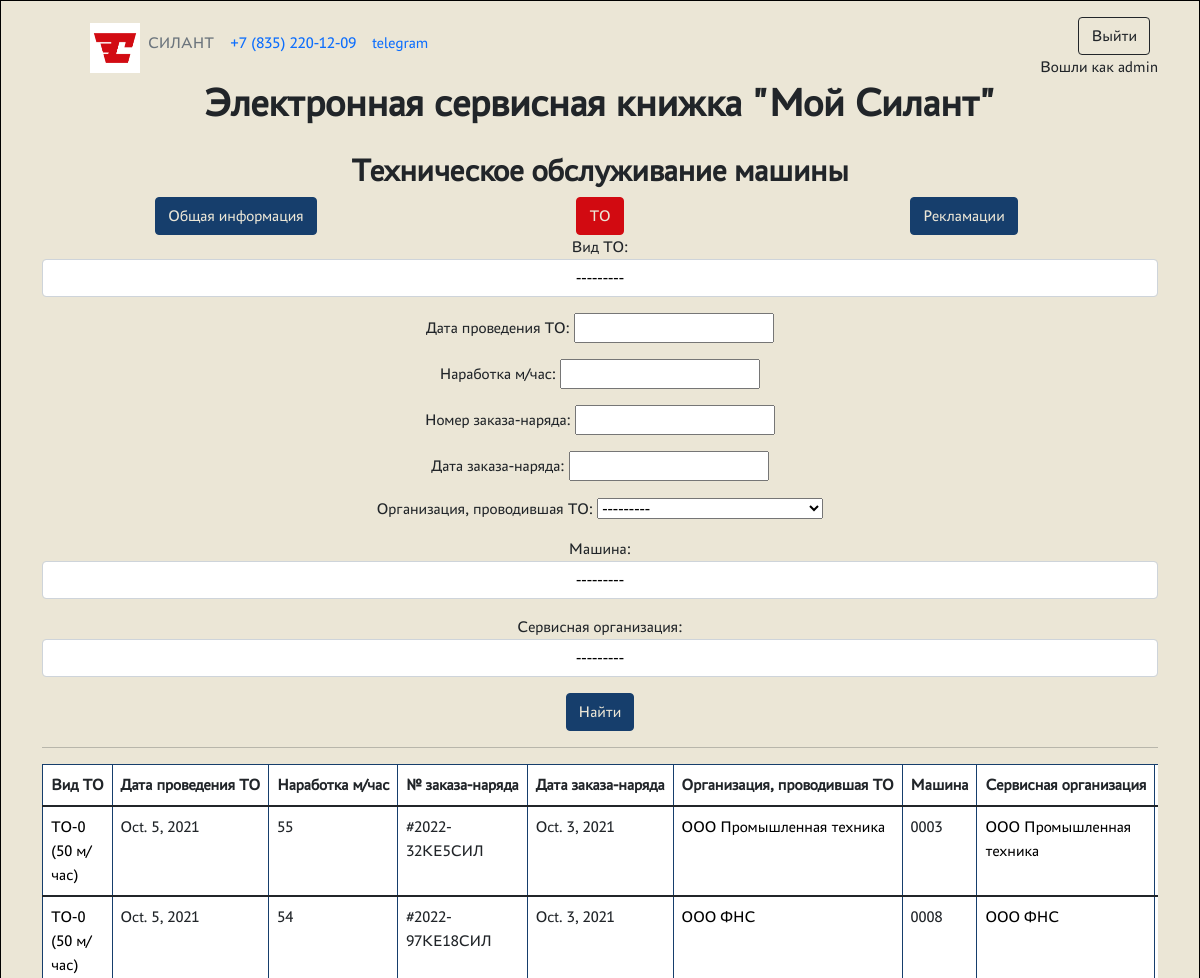
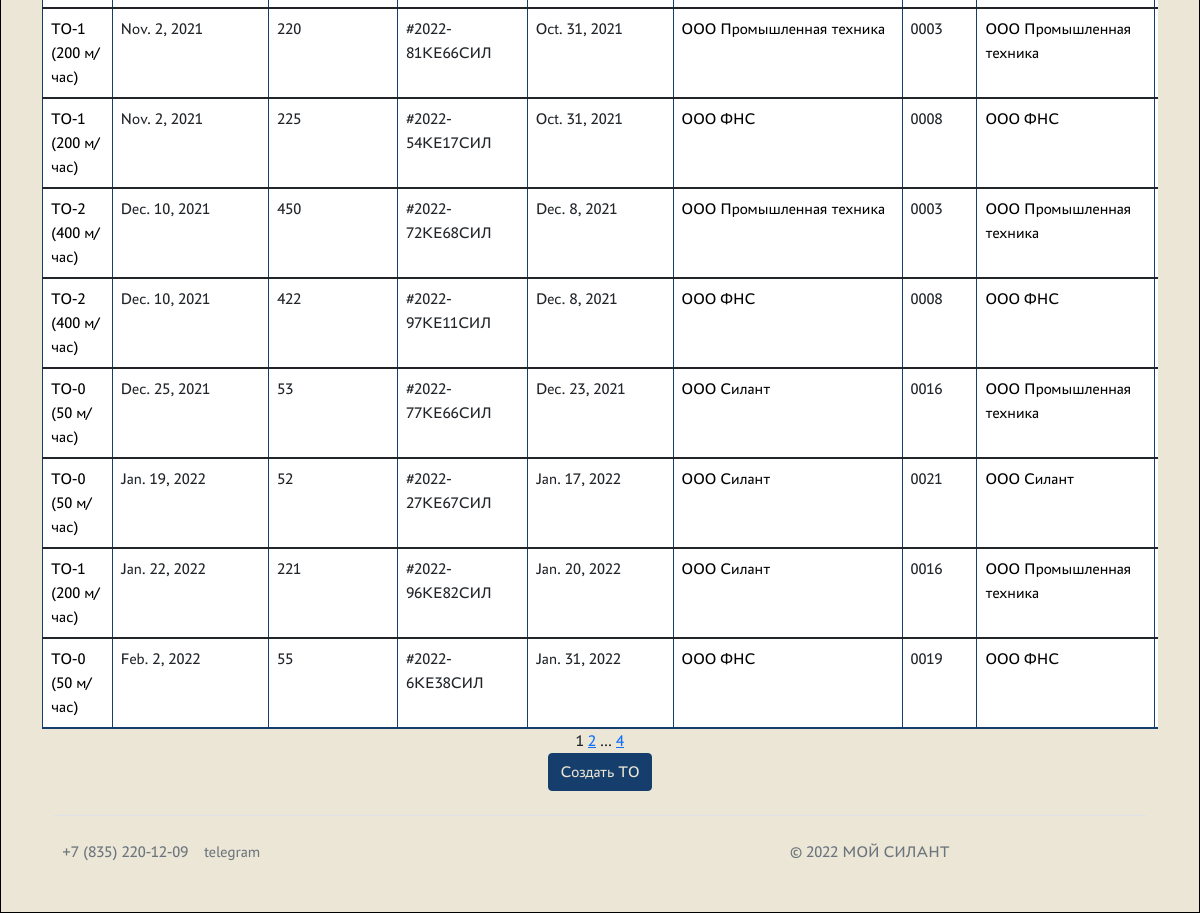
Page /cars/maintenances/ (signed in) on the committed database (2 pictures, top to bottom).
### backend/models.py (models this page shows, shortened)
class Maintenance(models.Model):
    type_maintenance = models.ForeignKey(Type_maintenance, on_delete=models.CASCADE, verbose_name='Вид ТО')
    maintenance_date = models.DateField(verbose_name='Дата проведения ТО')
    operating_time = models.IntegerField(verbose_name='Наработка м/час')
    order = models.TextField(max_length=55, verbose_name='Номер заказа-наряда')
    order_date = models.DateField(verbose_name='Дата заказа-наряда')
    organization_maintenance = models.ForeignKey(Organization_maintenance, on_delete=models.CASCADE, verbose_name='Организация, проводившая ТО')
    car = models.ForeignKey(Car, on_delete=models.CASCADE, verbose_name='Машина')
    service_company = models.ForeignKey(Service_company, on_delete=models.CASCADE,verbose_name='Сервисная компания')
    class Meta:
        verbose_name = 'ТО'
        verbose_name_plural = 'ТО'
        ordering = ['maintenance_date']
        permissions = (
            ('view_maintenance_noclient', 'maintenance view no client'),
            ('view_maintenance_noservice', 'Can view no service')
        )

class Base_dictionary(models.Model):
    name = models.TextField(unique=True, verbose_name='Название')
    description = models.TextField(blank=True, verbose_name='Описание')
    class Meta:
        abstract = True
    def __str__(self):
        return f'{self.name}'

class Type_maintenance(Base_dictionary):
    class Meta:
        verbose_name = 'Вид ТО'
        verbose_name_plural = 'Виды ТО'

class Organization_maintenance(Base_dictionary):
    class Meta:
         verbose_name = 'Организация, проводившая ТО'
         verbose_name_plural = 'Организации, проводившие ТО'

class Car(models.Model):
    serial_number = models.TextField(max_length=55, unique=True, db_index=True, verbose_name='Зав. № машины')
    technique_model = models.ForeignKey(Technique_model, on_delete=models.CASCADE, db_index=True, verbose_name='Модель техники')
    engine_model = models.ForeignKey(Engine_model, on_delete=models.CASCADE, db_index=True, verbose_name='Модель двигателя')
    engine_number = models.TextField(max_length=55, verbose_name='Зав. № двигателя')
    transmission_model = models.ForeignKey(Transmission_model, on_delete=models.CASCADE, db_index=True, verbose_name='Модель трансмиссии')
    transmission_number = models.TextField(max_length=55, verbose_name='Зав. № трансмиссии')
    drive_axle_model = models.ForeignKey(Drive_axle_model, on_delete=models.CASCADE, db_index=True, verbose_name='Модель ведущего моста')
    drive_axle_number = models.TextField(max_length=55, verbose_name='Зав. № ведущего моста')
    steerable_axle_model = models.ForeignKey(Steerable_axle_model, on_delete=models.CASCADE, db_index=True, verbose_name='Модель управляемого моста')
    steerable_axle_number = models.TextField(max_length=55, verbose_name='Зав. № управляемого моста')
    supply_contract = models.TextField(max_length=55, blank=True, verbose_name='Договор поставки №, дата.')
    shipping_date = models.DateField(db_index=True, verbose_name='Дата отгрузки с завода')
    consignee = models.TextField(max_length=55, blank=True, verbose_name='Грузополучатель (конечный потребитель)')
    delivery_address = models.TextField(max_length=255, blank=True, verbose_name='Адрес поставки (эксплуатации)')
    equipment = models.TextField(max_length=255, blank=True, verbose_name='Комплектация (доп. опции)')
    client = models.ForeignKey(Client, on_delete=models.CASCADE, null=True, blank=True, verbose_name='Клиент')
    service_company = models.ForeignKey(Service_company, on_delete=models.CASCADE, blank=True, verbose_name='Сервисная организация')
    def __str__(self):
        return f'{self.serial_number}'
    class Meta:
        verbose_name = 'Машины'
        verbose_name_plural = 'Машины'
        ordering = ['shipping_date']
        permissions = (
            ('view_car_noclient', 'Can view no client'),
            ('view_car_noservice', 'Can view no service')
        )

class Service_company(Base_dictionary):
    class Meta:
        verbose_name = 'Сервисная компания'
        verbose_name_plural = 'Сервисные компании'
    user = models.OneToOneField(User, on_delete=models.CASCADE, verbose_name='Имя пользователя')

### backend/views.py (the view)
# urls.py: path('maintenances/', MaintenanceListView.as_view()),
class MaintenanceListView(PermissionRequiredMixin, ListView):
    model = Maintenance
    ordering = 'order_date'
    template_name = 'maintenance/maintenances.html'
    permission_required = ('silant.view_maintenance',)
    context_object_name = 'maintenances'
    paginate_by = 10
    def get_queryset(self):
        queryset = super().get_queryset()
        if self.request.user.is_authenticated:
            if self.request.user.has_perm('silant.view_maintenance_noclient') == False:
                queryset = Maintenance.objects.filter(car__client__user=self.request.user)
            else:
                if self.request.user.has_perm('silant.view_maintenance_noservice') == False:
                    queryset = Maintenance.objects.filter(service_company__user=self.request.user)
            self.filterset = MaintenanceFilter(self.request.GET, queryset)
        else:
            if not bool(self.request.GET):
                queryset = Maintenance.objects.none()
        return self.filterset.qs
    def get_context_data(self, **kwargs):
        context = super().get_context_data(**kwargs)
        context['filterset'] = self.filterset
        return context

### templates/maintenance/maintenances.html (shortened to what this page needs)
{% extends 'flatpages/default.html' %}
{% block content %}
    <h2><b>Техническое обслуживание машины</b></h2>
    {% if user.is_authenticated %}
    <div class='container'>
        <div class='row'>
        <div class='col'>
            <a class='btn btn-silant-blue' href='/cars/'>Общая информация</a>
        </div>
        <div class='col'>
            <a class='btn btn-silant-red'>ТО</a>
        </div>
        <div class='col'>
            <a class='btn btn-silant-blue' href='/cars/complaints/?car={{maintenance.car.id}}'>Рекламации</a>
        </div>
        </div>
    </div>
    {% endif %}
    <form action='' method='get'>
            {{ filterset.form.as_p }}
            <input class='btn btn-silant-blue' type='submit' value='Найти' />
        </form>
    <hr>
    {% if maintenances %}
        <table class='table'>
            <thead>
                <tr>
                    <th scope='col'>Вид ТО</td>
                    <th scope='col'>Дата проведения ТО</td>
                    <th scope='col'>Наработка м/час</td>
                    <th scope='col'>№ заказа-наряда</td>
                    <th scope='col'>Дата заказа-наряда</td>
                    <th scope='col'>Организация, проводившая ТО</td>
                    <th scope='col'>Машина</td>
                    <th scope='col'>Сервисная организация</td>
                    {% if perms.silant.change_maintenance %}
                        <th scope='col'>Операции</td>
                    {% endif %}
                </tr>
            </thead>
            {% for maintenance in maintenances %}
                <tbody>
                    <tr>
                        <td><a href='dictionary/typeMaintenance/{{maintenance.type_maintenance.id}}/'>{{ maintenance.type_maintenance }}</a></td>
                        <td>{{ maintenance.maintenance_date }}</a></td>
                        <td>{{ maintenance.operating_time }}</a></td>
                        <td>{{ maintenance.order }}</td>
                        <td>{{ maintenance.order_date }}</a></td>
                        <td><a href='dictionary/organizationMaintenance/{{maintenance.organization_maintenance.id}}/'>{{ maintenance.organization_maintenance }}</a></td>
                        <td>{{ maintenance.car }}</a></td>
                        <td><a href='dictionary/serviceCompany/{{maintenance.service_company.id}}/'>{{ maintenance.service_company }}</a></td>
                        {% if perms.silant.change_maintenance %}
                            <td>
                            </td>
                        {% endif %}
                    </tr>
                </tbody>
            {% endfor %}
        </table>
    {% else %}
        <h2>Данных пока нет</h2>
    {% endif %}
    {{ page_obj.number }}
    {% if page_obj.has_next %}
        <a href='?page={{ page_obj.next_page_number }}'>{{ page_obj.next_page_number }}</a>
        {% if paginator.num_pages != page_obj.next_page_number %}
            ...
            <a href='?page={{ page_obj.paginator.num_pages }}'>{{ page_obj.paginator.num_pages }}</a>
        {% endif %}
    {% endif %}
    <div class='container'>
        <div class='row'>
            {% if perms.silant.add_maintenance %}
                <div class='col'>
                    <a class='btn btn-silant-blue' href='/cars/maintenances/create/'>Создать ТО</a>
                </div>
            {% endif %}
        </div>
    </div>
{% endblock content %}

### templates/flatpages/default.html (shortened to what this page needs)
<!DOCTYPE html>
{% load static %}
<html lang="ru">
<head>
    <link href="{% static 'css/styles.css' %}" rel="stylesheet" />
    <link href="{% static 'css/custom.css' %}" rel="stylesheet" />
</head>
<body>
    <div class="wrapper">
        <header class="p-3 bg-silant-sands text-header">
            <div class="container">
                <div class="d-flex flex-wrap align-items-center justify-content-center justify-content-lg-start">
                    <a href="/" class="d-flex align-items-center mb-2 mb-lg-0 text-header text-decoration-none">
                        <svg class="bi me-2" width="40" height="32" role="img" aria-label="Bootstrap"><use xlink:href="#bootstrap"></use></svg>
                    </a>
                    <ul class="nav col-12 col-lg-auto me-lg-auto mb-2 justify-content-center mb-md-0">
                        <li><img width="50px" height="50px" src="{% static 'media/LogotypeRed.jpg' %}"></li>
                        <li><a href="/cars/" class="nav-link px-2 text-secondary">СИЛАНТ</a></li>
                        <li><a href="tel:88352201209" class="nav-link px-2 text-header">+7 (835) 220-12-09</a></li>
                        <li><a href="https://t.me/chzsa21" class="nav-link px-2 text-header">telegram</a></li>
                    </ul>
                    <div class="text-end">
                        {% if user.is_authenticated %}
                            <ul class="navbar-nav ms-auto">
                                <li class="nav-item">
                                    <a class="btn btn-outline-dark me-2 text-header" href="/accounts/logout/">Выйти</a>
                                </li>
                            </ul>
                            Вошли как {{ request.user.username }}
                        {% else %}
                            <ul class="navbar-nav ms-auto">
                                <li class="nav-item">
                                    <a class="btn btn-outline-dark me-2" href="/accounts/login/">Войти</a>
                                </li>
                            </ul>
                        {% endif %}
                    </div>
                </div>
                <div class="nav col-12 col-lg-auto me-lg-auto mb-2 justify-content-center mb-md-0">
                    <h1><b>Электронная сервисная книжка "Мой Силант"</b></h1>
                </div>
            </div>
        </header>
        <div class="container">
            <div class="row">
                <div class="col-lg-12 text-center">
                    {% block content %}{% endblock content %}
                </div>
            </div>
            <div class="container">
                <footer class="d-flex flex-wrap justify-content-between align-items-end py-3 my-4 border-top">
                    <ul class="nav col-md-4 justify-content-start mb-0 position-relative z-index-1">
                        <li class="nav-item"><a href="tel:88352201209" class="nav-link px-2 text-muted">+7 (835) 220-12-09</a></li>
                        <li class="nav-item"><a href="https://t.me/chzsa21" class="nav-link px-2 text-muted">telegram</a></li>
                    </ul>
                    <p class="col-md-4 mb-0 text-muted p-2 m-0">© 2022 МОЙ СИЛАНТ</p>
                </footer>
            </div>
        </div>
    </body>
</html>

### static/css/custom.css (style rules this page uses)
:root { --silant-blue: #163e6c; --silant-red: #d20a11; --silant-sands: #ebe6d6; }
body { font-family: "PT-Astra-Sans_Regular"; background-color: var(--silant-sands); }
.btn-silant-red { color: var(--silant-sands); background-color: var(--silant-red); border-color: var(--silant-red); }
.btn-silant-blue { color: var(--silant-sands); background-color: var(--silant-blue); border-color: var(--silant-blue); }
.container { overflow: auto; background-color: var(--silant-sands); }
.table { background-color: white; border-bottom: 1px solid var(--silant-blue); border-top: 1px solid var(--silant-blue); border-collapse: collapse; text-align: left; border-spacing: 0; display: block; overflow-x: auto; max-width: fit-content; margin: auto; }
th { border-bottom: 1px solid var(--silant-blue); padding: 2px 2px; white-space: nowrap; }
table a { text-decoration: none; color: black; }
th,td { padding: 2px 5px; border-right: 1px solid var(--silant-blue); border-left: 1px solid var(--silant-blue); }
tr:nth-child(odd) { background: white; }
.wrapper { display: -webkit-flex; display: flex; flex-direction: column; min-height: 100%; margin: 0 auto; border: 1px solid black; }
header { background-color: var(--silant-sands); }
@media (max-width: 1920px) { html { font-size: 19px; } }
@media (max-width: 1366px) { html { font-size: 18px; } }
@media (max-width: 1536px) { html { font-size: 17px; } }
@media (max-width: 1440px) { html { font-size: 16px; } }

### rows in the picture
Maintenance: type_maintenance "ТО-0 (50 м/час)", maintenance_date "Oct. 5, 2021", operating_time "55", order "#2022-32КЕ5СИЛ", order_date "Oct. 3, 2021", organization_maintenance "ООО Промышленная техника", car "0003", service_company "ООО Промышленная техника"
Maintenance: type_maintenance "ТО-0 (50 м/час)", maintenance_date "Oct. 5, 2021", operating_time "54", order "#2022-97КЕ18СИЛ", order_date "Oct. 3, 2021", organization_maintenance "ООО ФНС", car "0008", service_company "ООО ФНС"
Maintenance: type_maintenance "ТО-1 (200 м/час)", maintenance_date "Nov. 2, 2021", operating_time "220", order "#2022-81КЕ66СИЛ", order_date "Oct. 31, 2021", organization_maintenance "ООО Промышленная техника", car "0003", service_company "ООО Промышленная техника"
Maintenance: type_maintenance "ТО-1 (200 м/час)", maintenance_date "Nov. 2, 2021", operating_time "225", order "#2022-54КЕ17СИЛ", order_date "Oct. 31, 2021", organization_maintenance "ООО ФНС", car "0008", service_company "ООО ФНС"
Maintenance: type_maintenance "ТО-2 (400 м/час)", maintenance_date "Dec. 10, 2021", operating_time "450", order "#2022-72КЕ68СИЛ", order_date "Dec. 8, 2021", organization_maintenance "ООО Промышленная техника", car "0003", service_company "ООО Промышленная техника"
Maintenance: type_maintenance "ТО-2 (400 м/час)", maintenance_date "Dec. 10, 2021", operating_time "422", order "#2022-97КЕ11СИЛ", order_date "Dec. 8, 2021", organization_maintenance "ООО ФНС", car "0008", service_company "ООО ФНС"
Maintenance: type_maintenance "ТО-0 (50 м/час)", maintenance_date "Dec. 25, 2021", operating_time "53", order "#2022-77КЕ66СИЛ", order_date "Dec. 23, 2021", organization_maintenance "ООО Силант", car "0016", service_company "ООО Промышленная техника"
Maintenance: type_maintenance "ТО-0 (50 м/час)", maintenance_date "Jan. 19, 2022", operating_time "52", order "#2022-27КЕ67СИЛ", order_date "Jan. 17, 2022", organization_maintenance "ООО Силант", car "0021", service_company "ООО Силант"
Maintenance: type_maintenance "ТО-1 (200 м/час)", maintenance_date "Jan. 22, 2022", operating_time "221", order "#2022-96КЕ82СИЛ", order_date "Jan. 20, 2022", organization_maintenance "ООО Силант", car "0016", service_company "ООО Промышленная техника"
Maintenance: type_maintenance "ТО-0 (50 м/час)", maintenance_date "Feb. 2, 2022", operating_time "55", order "#2022-6КЕ38СИЛ", order_date "Jan. 31, 2022", organization_maintenance "ООО ФНС", car "0019", service_company "ООО ФНС"

### other values in the picture
{{ request.user.username }} "admin"
{{ page_obj.number }} "1"
{{ page_obj.next_page_number }} "2"
{{ page_obj.paginator.num_pages }} "4"
